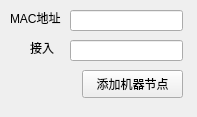
<?xml version="1.0" encoding="UTF-8"?>
<ui version="4.0">
 <class>addSwWin</class>
 <widget class="QWidget" name="addSwWin">
  <property name="geometry">
   <rect>
    <x>0</x>
    <y>0</y>
    <width>197</width>
    <height>117</height>
   </rect>
  </property>
  <property name="windowTitle">
   <string>Form</string>
  </property>
  <widget class="QLineEdit" name="macEdit">
   <property name="geometry">
    <rect>
     <x>70</x>
     <y>10</y>
     <width>113</width>
     <height>21</height>
    </rect>
   </property>
  </widget>
  <widget class="QLineEdit" name="linkEdit">
   <property name="geometry">
    <rect>
     <x>70</x>
     <y>40</y>
     <width>113</width>
     <height>21</height>
    </rect>
   </property>
   <property name="text">
    <string/>
   </property>
  </widget>
  <widget class="QLabel" name="label">
   <property name="geometry">
    <rect>
     <x>10</x>
     <y>10</y>
     <width>72</width>
     <height>15</height>
    </rect>
   </property>
   <property name="text">
    <string>MAC地址</string>
   </property>
  </widget>
  <widget class="QLabel" name="label_2">
   <property name="geometry">
    <rect>
     <x>30</x>
     <y>40</y>
     <width>72</width>
     <height>15</height>
    </rect>
   </property>
   <property name="text">
    <string>接入</string>
   </property>
  </widget>
  <widget class="QPushButton" name="addBtn">
   <property name="geometry">
    <rect>
     <x>82</x>
     <y>70</y>
     <width>101</width>
     <height>28</height>
    </rect>
   </property>
   <property name="text">
    <string>添加机器节点</string>
   </property>
  </widget>
 </widget>
 <resources/>
 <connections/>
</ui>
